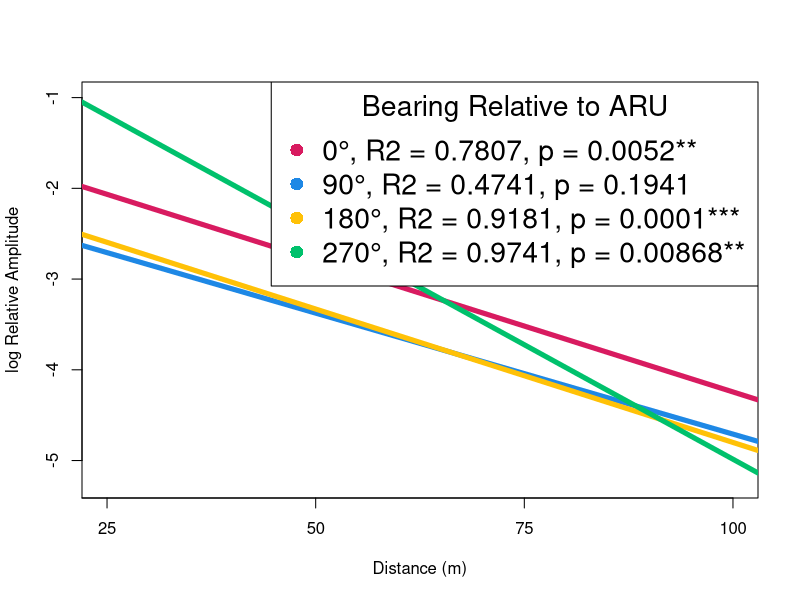
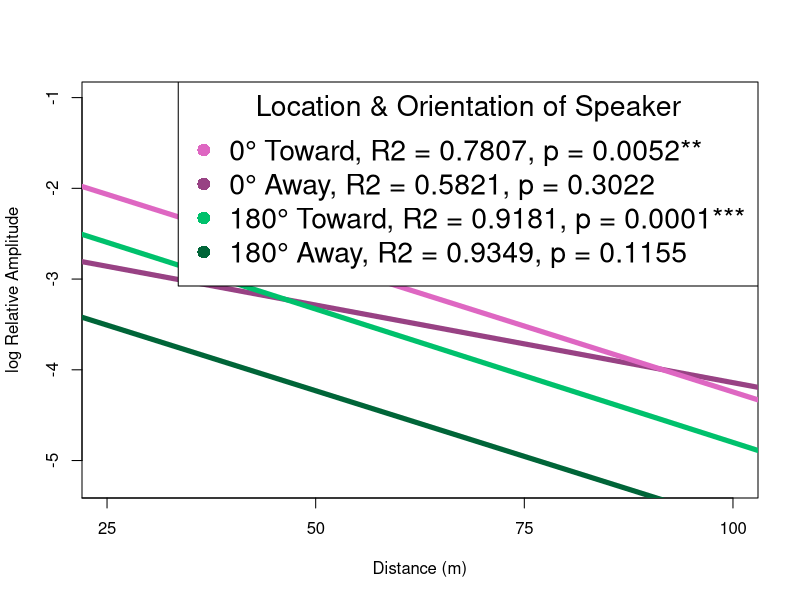
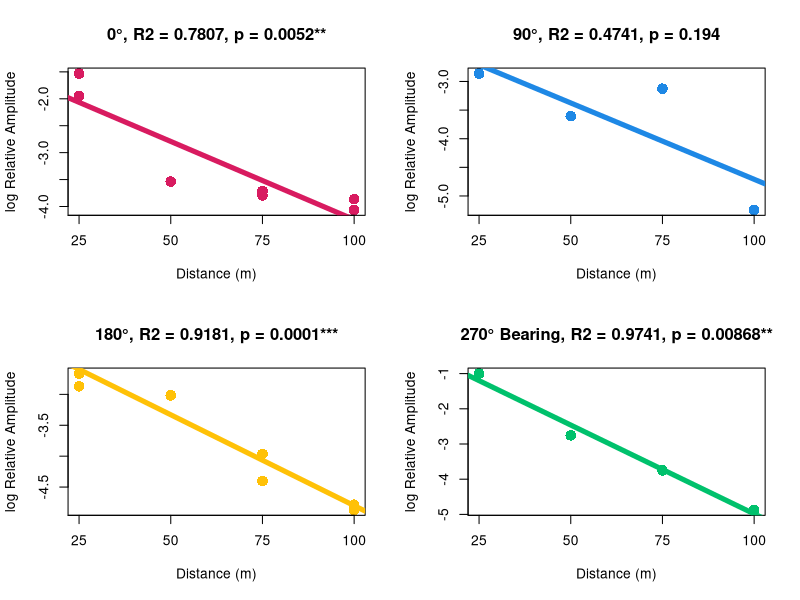
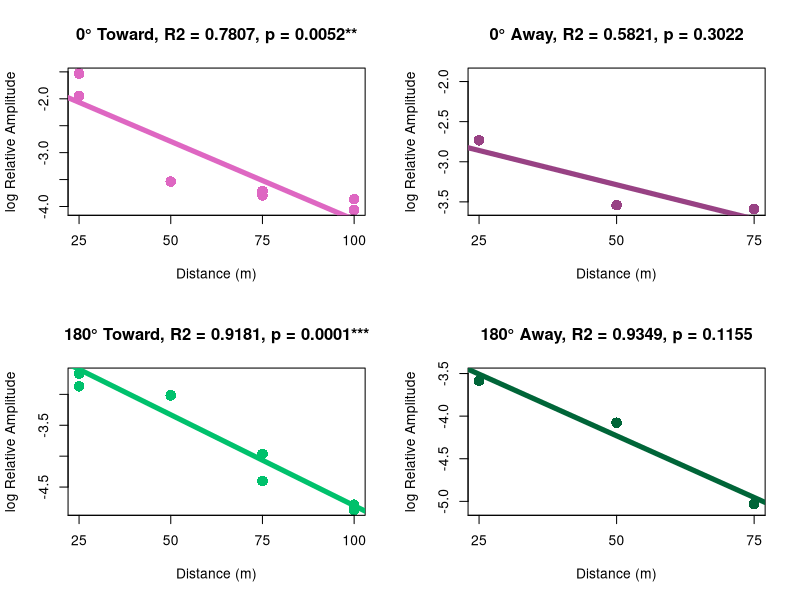

The R script that drew these images, in order:
#########################################
###### Distance Direction Analysis ######
###### Amelia Milano               ######
###### Last update: 9/19/2023      ######
#########################################

library(dplyr)
library(tidyverse)

# read in table
analysis_table <- read.csv("data/analysis_table_03012023.csv")

# subset AF data
AF <- analysis_table %>%
  filter(species == "AF", vol == "100")

# set relative amp as numeric
AF$relative.amp <- as.numeric(AF$relative.amp)
AF$distance_m <- as.numeric(AF$distance_m)

# Directions (0 degrees, 90 degrees, 180 degrees, )

AF_0 <- AF %>%
  filter(relative_dir == "N")

AF_0T <- AF %>%
  filter(relative_dir == "N", TA == "T")

AF_0A <- AF %>%
  filter(relative_dir == "N", TA == "A")

AF_90W <- AF %>%
  filter(relative_dir == "W", TA == "T")

AF_90E <- AF %>%
  filter(relative_dir == "E", TA == "T")

AF_180T <- AF %>%
  filter(relative_dir == "S", TA == "T")

AF_180A <- AF %>%
  filter(relative_dir == "S", TA == "A")

# Directional & dist lm
AFdistMod = lm(log(relative.amp) ~ distance_m, data = AF)
AF0distMod = lm(log(relative.amp) ~ distance_m, data = AF_0T)
AF270distMod = lm(log(relative.amp) ~ distance_m, data = AF_90W)
AF90EdistMod = lm(log(relative.amp) ~ distance_m, data = AF_90E)
AF180distMod = lm(log(relative.amp) ~ distance_m, data = AF_180T)

# Plot

colors_dir <- c("#D81B60", "#1E88E5", "#FFC107", "#00C16C")

plot(AF$distance_m, log(AF$relative.amp), col="white",lty="dotted", pch = 16, cex = 1.7,
     ylab = "log Relative Amplitude", xlab = "Distance (m)", xaxp = c(0, 100, 4), )
abline(AF0distMod, lwd = 5, col = colors_dir[1])
abline(AF90EdistMod, lwd = 5, col = colors_dir[2])
abline(AF180distMod, lwd = 5, col = colors_dir[3])
abline(AF270distMod, lwd = 5, col = colors_dir[4])
legend("topright", legend = c("0°, R2 = 0.7807, p = 0.0052**", 
                              "90°, R2 = 0.4741, p = 0.1941", 
                              "180°, R2 = 0.9181, p = 0.0001***", 
                              "270°, R2 = 0.9741, p = 0.00868**"), pch = 16, cex = 1.7, col = colors_dir[1:4], title = "Bearing Relative to ARU")



#### Toward and Away

colorsTA = c("#DE67C2", "#984284", "#00C16C", "#006538")

AF0AdistMod = lm(log(relative.amp) ~ distance_m, data = AF_0A)
AF0TdistMod = lm(log(relative.amp) ~ distance_m, data = AF_0T)
AF180AdistMod = lm(log(relative.amp) ~ distance_m, data = AF_180A)
AF180TdistMod = lm(log(relative.amp) ~ distance_m, data = AF_180T)

plot(AF$distance_m, log(AF$relative.amp), col="white",lty="dotted", pch = 16, cex = 1.7,
     ylab = "log Relative Amplitude", xlab = "Distance (m)", xaxp = c(0, 100, 4))
abline(AF0AdistMod, lwd = 5, col = colorsTA[2])
abline(AF0TdistMod, lwd = 5, col = colorsTA[1])
abline(AF180AdistMod, lwd = 5, col = colorsTA[4])
abline(AF180TdistMod, lwd = 5, col = colorsTA[3])
legend("topright", legend = c("0° Toward, R2 = 0.7807, p = 0.0052**", 
                              "0° Away, R2 = 0.5821, p = 0.3022", 
                              "180° Toward, R2 = 0.9181, p = 0.0001***", 
                              "180° Away, R2 = 0.9349, p = 0.1155"),pch = 16, cex = 1.7, col = colorsTA[1:4], title = "Location & Orientation of Speaker")


##########################

### Raw graphs 9/19/2023

### Direction and Dist

par(mfrow=c(2,2))

# 0 Degree

plot(AF_0T$distance_m, log(AF_0T$relative.amp), col= colors_dir[1] ,lty="dotted", pch = 16, cex = 1.7,
     ylab = "log Relative Amplitude", xlab = "Distance (m)", xaxp = c(0, 100, 4), main = "0°, R2 = 0.7807, p = 0.0052**")
abline(AF0distMod, lwd = 5, col = colors_dir[1])

# 90 Degree


plot(AF_90E$distance_m, log(AF_90E$relative.amp), col= colors_dir[2] ,lty="dotted", pch = 16, cex = 1.7,
     ylab = "log Relative Amplitude", xlab = "Distance (m)", xaxp = c(0, 100, 4), main = "90°, R2 = 0.4741, p = 0.194")
abline(AF90EdistMod, lwd = 5, col = colors_dir[2])

# 180 Degree

plot(AF_180T$distance_m, log(AF_180T$relative.amp), col= colors_dir[3] ,lty="dotted", pch = 16, cex = 1.7,
     ylab = "log Relative Amplitude", xlab = "Distance (m)", xaxp = c(0, 100, 4), main = "180°, R2 = 0.9181, p = 0.0001***")
abline(AF180distMod, lwd = 5, col = colors_dir[3])

# 270 Degree

plot(AF_90W$distance_m, log(AF_90W$relative.amp), col= colors_dir[4] ,lty="dotted", pch = 16, cex = 1.7,
     ylab = "log Relative Amplitude", xlab = "Distance (m)", xaxp = c(0, 100, 4), main= "270° Bearing, R2 = 0.9741, p = 0.00868**")
abline(AF270distMod, lwd = 5, col = colors_dir[4])

### Toward and Away

par(mfrow=c(2,2))

# 0 Degree Toward

plot(AF_0T$distance_m, log(AF_0T$relative.amp), col= colorsTA[1] ,lty="dotted", pch = 16, cex = 1.7,
     ylab = "log Relative Amplitude", xlab = "Distance (m)", xaxp = c(0, 100, 4), main = "0° Toward, R2 = 0.7807, p = 0.0052**")
abline(AF0TdistMod, lwd = 5, col = colorsTA[1])

# 0 Degree Away

plot(AF_0A$distance_m, log(AF_0A$relative.amp), col= colorsTA[2] ,lty="dotted", pch = 16, cex = 1.7, ylim = c(-3.6, -1.9),
     ylab = "log Relative Amplitude", xlab = "Distance (m)", xaxp = c(0, 100, 4), main = "0° Away, R2 = 0.5821, p = 0.3022")
abline(AF0AdistMod, lwd = 5, col = colorsTA[2])

# 180 Degree Toward

plot(AF_180T$distance_m, log(AF_180T$relative.amp), col= colorsTA[3] ,lty="dotted", pch = 16, cex = 1.7,
     ylab = "log Relative Amplitude", xlab = "Distance (m)", xaxp = c(0, 100, 4), main = "180° Toward, R2 = 0.9181, p = 0.0001***")
abline(AF180TdistMod, lwd = 5, col = colorsTA[3])

# 180 Degree Away

plot(AF_180A$distance_m, log(AF_180A$relative.amp), col= colorsTA[4] ,lty="dotted", pch = 16, cex = 1.7, ylim = c(-5.1, -3.5),
     ylab = "log Relative Amplitude", xlab = "Distance (m)", xaxp = c(0, 100, 4), main= "180° Away, R2 = 0.9349, p = 0.1155")
abline(AF180AdistMod, lwd = 5, col = colorsTA[4])
